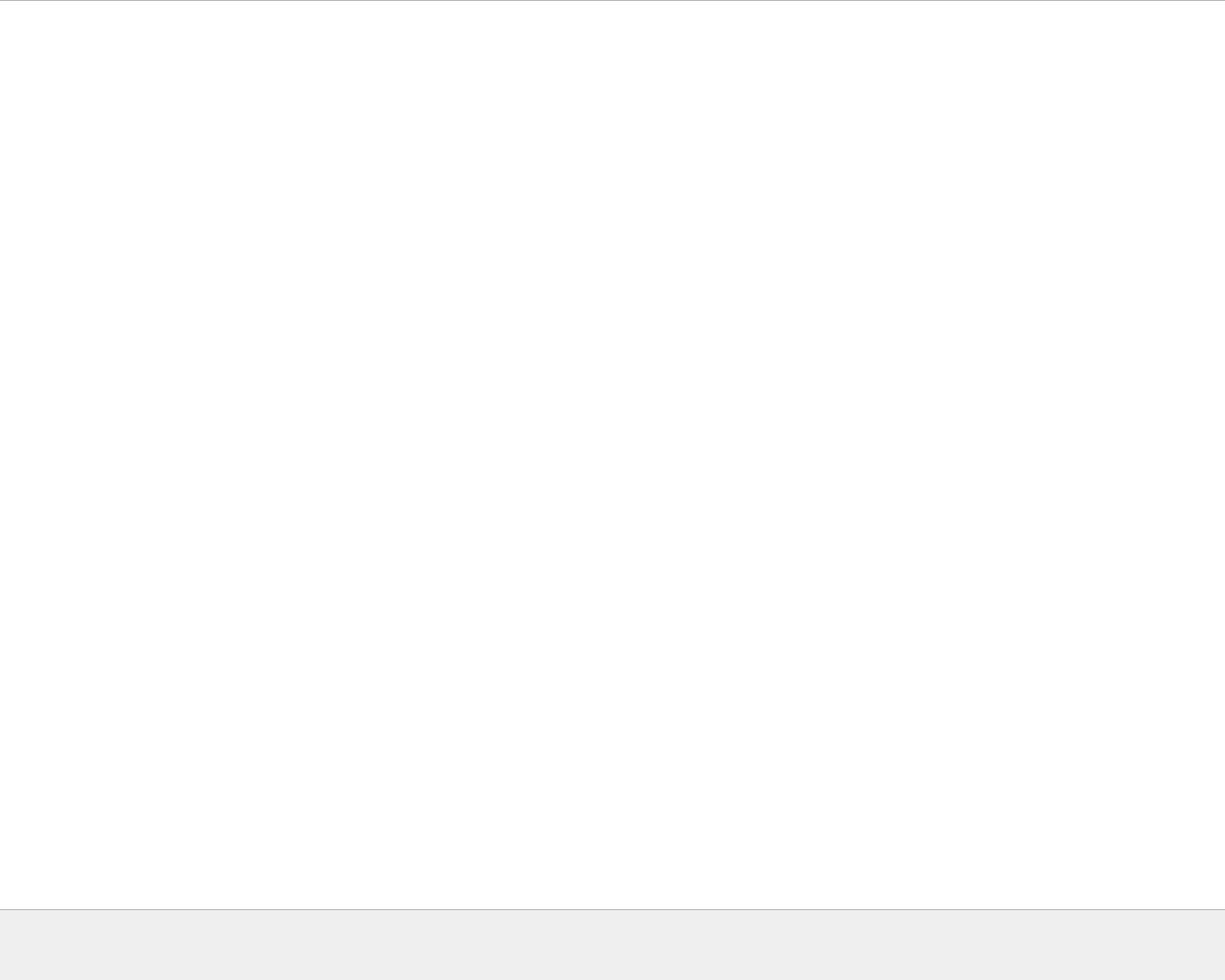
<?xml version="1.0" encoding="UTF-8"?>
<ui version="4.0">
 <class>Dialog</class>
 <widget class="QDialog" name="Dialog">
  <property name="geometry">
   <rect>
    <x>0</x>
    <y>0</y>
    <width>1280</width>
    <height>1024</height>
   </rect>
  </property>
  <property name="windowTitle">
   <string>Dialog</string>
  </property>
  <widget class="QGraphicsView" name="graphicsView">
   <property name="geometry">
    <rect>
     <x>-10</x>
     <y>0</y>
     <width>1291</width>
     <height>951</height>
    </rect>
   </property>
  </widget>
 </widget>
 <resources/>
 <connections/>
</ui>
